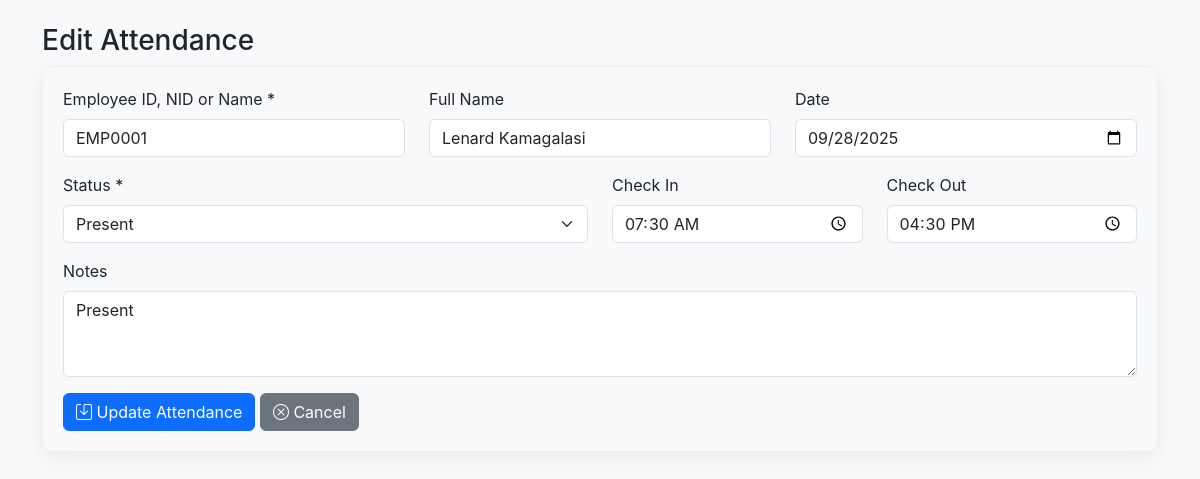
The page /goal_project_app/employees/edit_attendance.php?id=6 (signed in) on the database its author committed.
### tables this page shows
CREATE TABLE `employee_attendance` (
  `id` int(11) NOT NULL,
  `employee_id` int(11) NOT NULL,
  `date` date NOT NULL,
  `status` enum('Present','Absent','Leave','Holiday') NOT NULL DEFAULT 'Present',
  `check_in` time DEFAULT NULL,
  `check_out` time DEFAULT NULL,
  `notes` varchar(255) DEFAULT NULL,
  `created_at` timestamp NOT NULL DEFAULT current_timestamp(),
  `updated_at` timestamp NOT NULL DEFAULT current_timestamp() ON UPDATE current_timestamp()
);

CREATE TABLE `employees` (
  `id` int(11) NOT NULL,
  `employee_id` varchar(50) NOT NULL,
  `full_name` varchar(150) NOT NULL,
  `village` varchar(100) DEFAULT NULL,
  `ta` varchar(100) DEFAULT NULL,
  `gvh` varchar(100) DEFAULT NULL,
  `district` varchar(100) DEFAULT NULL,
  `tribe` varchar(100) DEFAULT NULL,
  `current_town` varchar(100) DEFAULT NULL,
  `dob` date DEFAULT NULL,
  `nid` varchar(50) DEFAULT NULL,
  `phone` varchar(20) DEFAULT NULL,
  `nationality` varchar(50) DEFAULT NULL,
  `photo` varchar(255) DEFAULT NULL,
  `marital_status` enum('Single','Married','Divorced','Widowed') DEFAULT 'Single',
  `sex` enum('Male','Female','Other') NOT NULL,
  `salary` decimal(12,2) DEFAULT 0.00,
  `category_id` int(11) DEFAULT NULL,
  `status` enum('Active','Inactive') DEFAULT 'Active',
  `created_at` timestamp NOT NULL DEFAULT current_timestamp(),
  `updated_at` timestamp NOT NULL DEFAULT current_timestamp() ON UPDATE current_timestamp()
);

### goal_project_app/employees/edit_attendance.php (the view, shortened to what this page needs)
<?php
require_once "../config/db.php";
$id = (int)($_GET['id'] ?? 0);
$stmt = $pdo->prepare("SELECT a.*, e.full_name, e.employee_id AS emp_id FROM employee_attendance a LEFT JOIN employees e ON a.employee_id=e.id WHERE a.id=?");
$stmt->execute([$id]);
$attendance = $stmt->fetch(PDO::FETCH_ASSOC);
?>
<!DOCTYPE html>
<html lang="en">
<head>
<link href="https://cdn.jsdelivr.net/npm/bootstrap@5.3.2/dist/css/bootstrap.min.css" rel="stylesheet">
<link href="https://cdn.jsdelivr.net/npm/bootstrap-icons@1.11.1/font/bootstrap-icons.css" rel="stylesheet">
</head>
<body>
<div class="container py-4">
<h3>Edit Attendance</h3>
<div class="card-modern mb-4">
<form method="POST" id="attendanceForm">
<div class="row mb-3">
  <div class="col-md-4">
    <label class="form-label">Employee ID, NID or Name *</label>
    <input type="text" id="employeeSearch" class="form-control" placeholder="Type Employee ID, NID or Name" value="<?= htmlspecialchars($attendance['emp_id']) ?>">
  </div>
  <div class="col-md-4">
    <label class="form-label">Full Name</label>
    <input type="text" id="employeeName" class="form-control" readonly value="<?= htmlspecialchars($attendance['full_name']) ?>">
  </div>
  <div class="col-md-4">
    <label class="form-label">Date</label>
    <input type="date" name="date" class="form-control" value="<?= $attendance['date'] ?>" required>
  </div>
</div>
<div class="row mb-3">
  <div class="col-md-6">
    <label class="form-label">Status *</label>
    <select name="status" class="form-select" required>
      <option value="Present" <?= $attendance['status']=='Present'?'selected':'' ?>>Present</option>
    </select>
  </div>
  <div class="col-md-3">
    <label class="form-label">Check In</label>
    <input type="time" name="check_in" class="form-control" value="<?= $attendance['check_in'] ?>">
  </div>
  <div class="col-md-3">
    <label class="form-label">Check Out</label>
    <input type="time" name="check_out" class="form-control" value="<?= $attendance['check_out'] ?>">
  </div>
</div>
<div class="mb-3">
  <label class="form-label">Notes</label>
  <textarea name="notes" class="form-control" rows="3"><?= htmlspecialchars($attendance['notes']) ?></textarea>
</div>
<button type="submit" class="btn btn-primary"><i class="bi bi-save"></i> Update Attendance</button>
<a href="add_attendance.php" class="btn btn-secondary"><i class="bi bi-x-circle"></i> Cancel</a>
</form>
</div>
</div>
</body>
</html>

### goal_project_app/employees/edit_attendance.php (style rules this page uses)
body { font-family: 'Inter', sans-serif; background:#f8f9fa; }
.card-modern { border-radius:12px; box-shadow:0 6px 18px rgba(16,24,40,0.06); border:1px solid rgba(16,24,40,0.04); padding:20px; }

### rows shown on the page
employee_attendance: employee.employee_id "EMP0001", employee.full_name "Lenard Kamagalasi", date "09/28/2025", status "Present", check_in "07:30:00", check_out "16:30:00", notes "Present"
